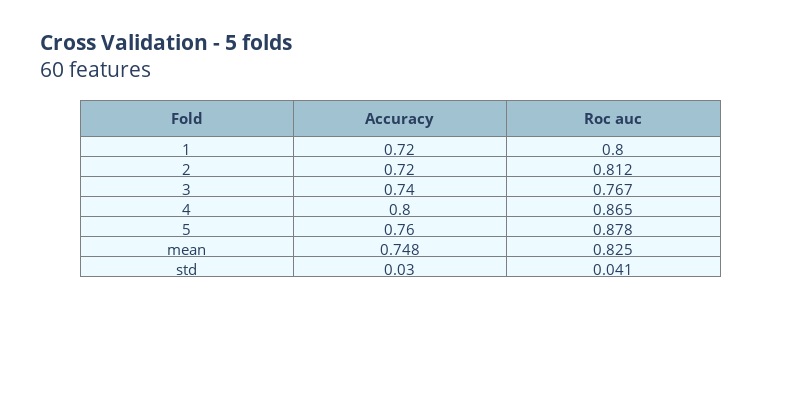

Notebook code for this chart:
### Code cell
selector = RFE(liblinear_best_params_LR, n_features_to_select=60, step=1)
selector.fit(st_X,y)
scores_table(selector,st_X, y, '60 features')

### Figure 1 — Plotly figure (JSON) as saved in the notebook; plotly's stock layout.template omitted (floating-point values rounded to 4 significant figures)
{"data": [{"cells": {"align": ["center"], "fill": {"color": "#EDFAFF"}, "font": {"size": 15}, "line": {"color": "#7D7F80"}, "values": [["1", "2", "3", "4", "5", "mean", "std"], [0.72, 0.72, 0.74, 0.8, 0.76, 0.748, 0.03], [0.8, 0.812, 0.767, 0.865, 0.878, 0.825, 0.041]]}, "header": {"align": ["center"], "fill": {"color": "#a1c3d1"}, "font": {"size": 15}, "line": {"color": "#7D7F80"}, "values": ["<b>Fold", "<b>Accuracy", "<b>Roc auc"]}, "type": "table"}], "layout": {"font": {"size": 15}, "height": 400, "title": {"text": "<b>Cross Validation - 5 folds</b><br>60 features"}, "width": 800}}
